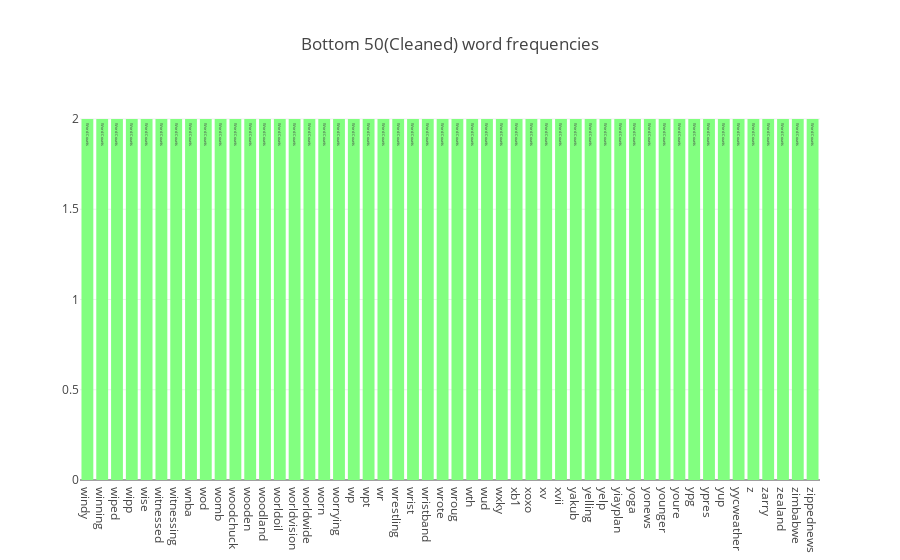

Source (notebook cell):
### Code cell
data = [go.Bar(
    x = x[-50:],
    y = y[-50:],
    marker = dict(colorscale='Jet', color = y[-50:]),
    text = 'Word Counts'
)]

layout = go.Layout(
    title = "Bottom 50(Cleaned) word frequencies"
)

fig = go.Figure(data=data, layout=layout)

py.iplot(fig, filename='basic-bar')

### Figure 1 — Plotly figure (JSON) as saved in the notebook; plotly's stock layout.template omitted (floating-point values rounded to 4 significant figures)
{"data": [{"marker": {"color": [2, 2, 2, 2, 2, 2, 2, 2, 2, 2, 2, 2, 2, 2, 2, 2, 2, 2, 2, 2, 2, 2, 2, 2, 2, 2, 2, 2, 2, 2, 2, 2, 2, 2, 2, 2, 2, 2, 2, 2, 2, 2, 2, 2, 2, 2, 2, 2, 2, 2], "colorscale": "Jet"}, "text": "Word Counts", "type": "bar", "uid": "d362cc8d-a7d8-45f2-b346-4064b100dcaf", "x": ["windy", "winning", "wiped", "wipp", "wise", "witnessed", "witnessing", "wnba", "wod", "womb", "woodchuck", "wooden", "woodland", "worldoil", "worldvision", "worldwide", "worn", "worrying", "wp", "wpt", "wr", "wrestling", "wrist", "wristband", "wrote", "wroug", "wth", "wud", "wxky", "xb1", "xoxo", "xv", "xvii", "yakub", "yelling", "yelp", "yiayplan", "yoga", "yonews", "younger", "youre", "ypg", "ypres", "yup", "yycweather", "z", "zarry", "zealand", "zimbabwe", "zippednews"], "y": [2, 2, 2, 2, 2, 2, 2, 2, 2, 2, 2, 2, 2, 2, 2, 2, 2, 2, 2, 2, 2, 2, 2, 2, 2, 2, 2, 2, 2, 2, 2, 2, 2, 2, 2, 2, 2, 2, 2, 2, 2, 2, 2, 2, 2, 2, 2, 2, 2, 2]}], "layout": {"title": {"text": "Bottom 50(Cleaned) word frequencies"}}}
